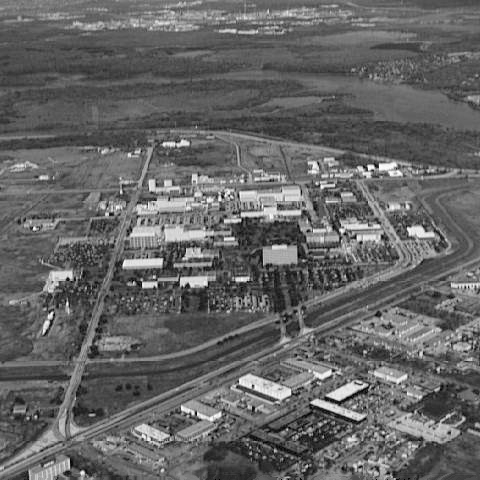
%> input picture Matlab/Turbulance/Turb.tif, 480 x 480 px
$ octave Main_Turbulance.m   (GNU Octave 9; MATLAB toolbox functions it lacks are replaced by stand-ins)
%> lines starting %> are read from the running program, lines starting %| are printed output that depends on the picture
close all;
clear;
clc;

% Main function
function imageRestoration()
    % Inputs
    [K1, K2, R1, R2, R3, n, inputImage, M, N] = getInputs();
%> the answer given: 0.001, 0.0025, [40 20], [70 50], [140 85], 10
%> in getInputs, inputImage is the input picture: size 480x480 uint8; min 0, max 254, mean 101.2
%> K1 = 0.001; K2 = 0.0025; R1 = [40 20]; R2 = [70 50]; R3 = [140 85]; n = 10; M = 480; N = 480

    % Atmospheric Turbulence
    H1 = applyTurbulenceNoise(K1, M, N);
%> in applyTurbulenceNoise, `H = zeros(M, N);`: H: size 480x480 double; every value is 0
    H2 = applyTurbulenceNoise(K2, M, N);
%> call 2 of applyTurbulenceNoise, with K = 0.0025, M = 480, N = 480
%> after the loop in applyTurbulenceNoise (call 2), `for i = 1:M`:
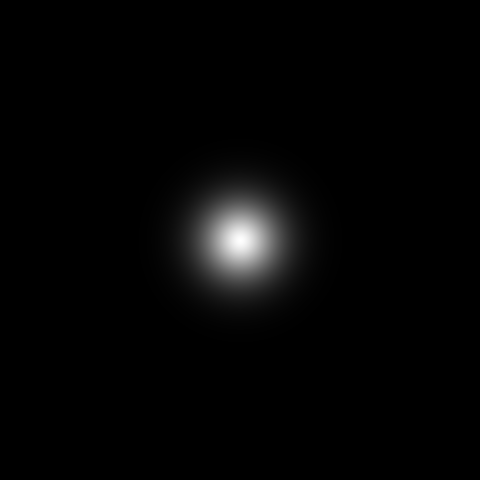
%> H: size 480x480 double; min 1.17e-18, max 1, mean 0.0199

    % Add Random Noise
    noise = 5 * randn(size(inputImage));
    noiseFreq = fft2(noise);

    % Corrupted Image
    ImFFT = fft2(inputImage);
    corruptedFreq1 = fftshift(H1) .* ImFFT + noiseFreq;
    corruptedFreq2 = fftshift(H2) .* ImFFT + noiseFreq;
    corruptedImg1 = real(ifft2(corruptedFreq1));
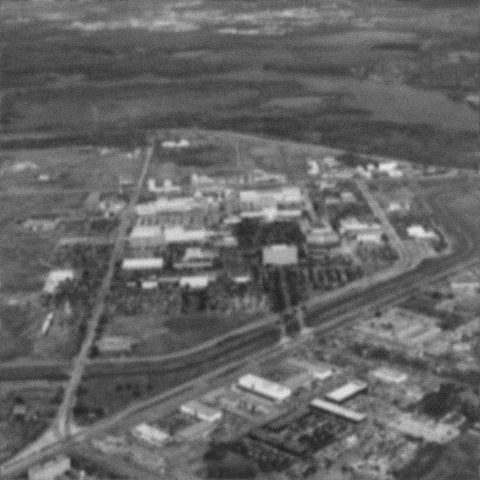
%> corruptedImg1: size 480x480 double; min 29.12, max 237.7, mean 101.2
    corruptedImg2 = real(ifft2(corruptedFreq2));

    % Restoration - Using Inverse Filter
    D1 = R1(1); D2 = R2(1); D3 = R3(1);
%> after `D1 = R1(1)`: D1 = 40
%> after `D2 = R2(1)`: D2 = 70
%> after `D3 = R3(1)`: D3 = 140
    D4 = R1(2); D5 = R2(2); D6 = R3(2);
%> after `D4 = R1(2)`: D4 = 20
%> after `D5 = R2(2)`: D5 = 50
%> after `D6 = R3(2)`: D6 = 85

    ButtF1 = buttLPF(M, N, n, D1);
    ButtF2 = buttLPF(M, N, n, D2);
    ButtF3 = buttLPF(M, N, n, D3);
%> call 3 of buttLPF, with M = 480, N = 480, n = 10, D0 = 140
%> after the loop in buttLPF (call 3), `for i = 1:M`:
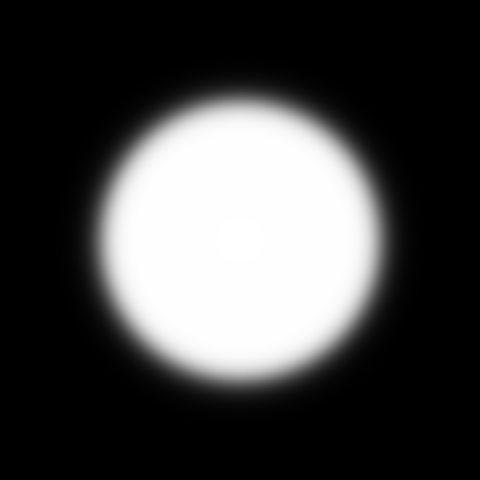
%> ButtF: size 480x480 double; min 2.03e-08, max 1, mean 0.272
    ButtF4 = buttLPF(M, N, n, D4);
    ButtF5 = buttLPF(M, N, n, D5);
    ButtF6 = buttLPF(M, N, n, D6);
%> call 6 of buttLPF, with M = 480, N = 480, n = 10, D0 = 85
%> after the loop in buttLPF (call 6), `for i = 1:M`:
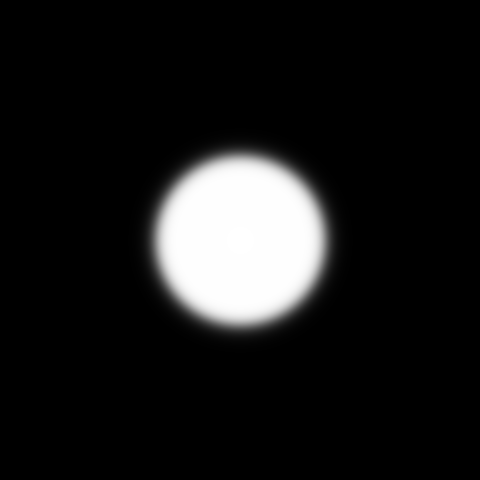
%> ButtF: size 480x480 double; min 9.42e-13, max 1, mean 0.1

    FinvFilt1 = corruptedFreq1 ./ fftshift(H1);
    FinvFilt2 = corruptedFreq2 ./ fftshift(H2);

    F1 = (corruptedFreq1 .* fftshift(ButtF1)) ./ fftshift(H1);
    F2 = (corruptedFreq1 .* fftshift(ButtF2)) ./ fftshift(H1);
    F3 = (corruptedFreq1 .* fftshift(ButtF3)) ./ fftshift(H1);
    F4 = (corruptedFreq2 .* fftshift(ButtF4)) ./ fftshift(H2);
    F5 = (corruptedFreq2 .* fftshift(ButtF5)) ./ fftshift(H2);
    F6 = (corruptedFreq2 .* fftshift(ButtF6)) ./ fftshift(H2);

    restoredInvFilt1 = real(ifft2(FinvFilt1));
    restoredInvFilt2 = real(ifft2(FinvFilt2));
    restoredImg1 = real(ifft2(F1));
    restoredImg2 = real(ifft2(F2));
    restoredImg3 = real(ifft2(F3));
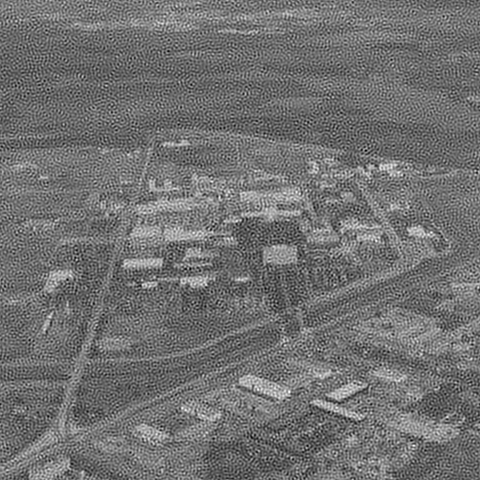
%> restoredImg3: size 480x480 double; min -120.6, max 375.6, mean 101.2; drawn with min black and max white
    restoredImg4 = real(ifft2(F4));
    restoredImg5 = real(ifft2(F5));
    restoredImg6 = real(ifft2(F6));

    % Plotting
    plotResults(inputImage, corruptedImg1, corruptedImg2, restoredInvFilt1, restoredInvFilt2, restoredImg1, restoredImg2, restoredImg3, restoredImg4, restoredImg5, restoredImg6, K1, K2, D1, D2, D3, D4, D5, D6);
end

% Function to get inputs from the user
function [K1, K2, R1, R2, R3, n, inputImage, M, N] = getInputs()
    prompt = {'K1 :', 'K2 :', 'D1 :', 'D2 :', 'D3 :', 'n :'};
    dlg_title = 'Input';
    num_lines = 1;
    def = {'0.001', '0.0025', '[40 20]', '[70 50]', '[140 85]', '10'};
    answer = inputdlg(prompt, dlg_title, num_lines, def);
    K1 = str2double(answer{1});
    K2 = str2double(answer{2});
    R1 = str2num(answer{3});
    R2 = str2num(answer{4});
    R3 = str2num(answer{5});
    n = str2double(answer{6});
    inputImage = imread('Turb.tif');
    [M, N] = size(inputImage);
end

% Function to apply turbulence noise
function H = applyTurbulenceNoise(K, M, N)
    H = zeros(M, N);
    for i = 1:M
        for j = 1:N
            D = ((i - floor(M / 2) - 1)^2 + (j - floor(N / 2) - 1)^2) ^ (5 / 6);
            H(i, j) = exp(-K * D);
        end
    end
end

% Function to create Butterworth low-pass filter
function ButtF = buttLPF(M, N, n, D0)
    ButtF = zeros(M, N);
    for i = 1:M
        for j = 1:N
            D = sqrt((i - floor(M / 2) - 1)^2 + (j - floor(N / 2) - 1)^2);
            D = (D / D0) ^ (2 * n);
            ButtF(i, j) = 1 / (1 + D);
        end
    end
end

% Function to plot results
function plotResults(inputImage, corruptedImg1, corruptedImg2, restoredInvFilt1, restoredInvFilt2, restoredImg1, restoredImg2, restoredImg3, restoredImg4, restoredImg5, restoredImg6, K1, K2, D1, D2, D3, D4, D5, D6)
%> called with K1 = 0.001, K2 = 0.0025, D1 = 40, D2 = 70, D3 = 140, D4 = 20, D5 = 50, D6 = 85
    figure,
    subplot(131), imshow(uint8(inputImage)), title('Main Image');
    subplot(132), imshow(uint8(corruptedImg1), []), title(['Image + Noise and Mild Turbulence with K = ', num2str(K1)]);
    subplot(133), imshow(uint8(corruptedImg2), []), title(['Image + Noise Severe Turbulence with K = ', num2str(K2)]);

    figure,
    subplot(231), imshow(uint8(corruptedImg1), []), title(['Image with Mild Turbulence and K = ', num2str(K1)]);
    subplot(233), imshow(uint8(restoredInvFilt1), []), title('Restored Image Using Inverse Filter');
    subplot(234), imshow(uint8(restoredImg1), []), title(['Restored Image & Applying Butterworth LPF with D0 = ', num2str(D1)]);
    subplot(235), imshow(uint8(restoredImg2), []), title(['Restored Image & Applying Butterworth LPF with D0 = ', num2str(D2)]);
    subplot(236), imshow(uint8(restoredImg3), []), title(['Restored Image & Applying Butterworth LPF with D0 = ', num2str(D3)]);

    figure,
    subplot(231), imshow(uint8(corruptedImg2), []), title(['Image with Mild Turbulence and K = ', num2str(K2)]);
    subplot(233), imshow(uint8(restoredInvFilt2), []), title('Restored Image Using Inverse Filter');
%> after `imshow(uint8(restoredInvFilt2), [])`:
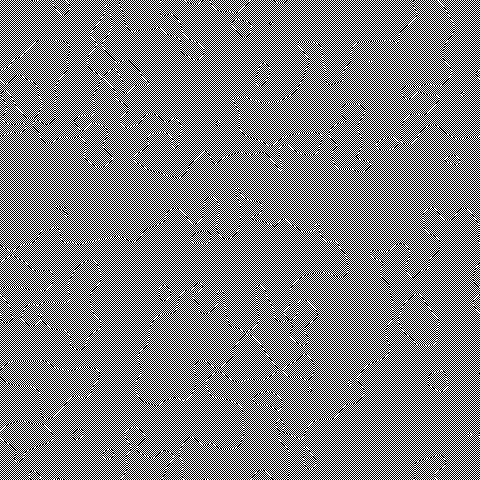
%> displayed picture: size 480x480, on the screen's scale of 0 to 255; 50% white in thin lines or dots
    subplot(234), imshow(uint8(restoredImg4), []), title(['Restored Image & Applying Butterworth LPF with D0 = ', num2str(D4)]);
    subplot(235), imshow(uint8(restoredImg5), []), title(['Restored Image & Applying Butterworth LPF with D0 = ', num2str(D5)]);
    subplot(236), imshow(uint8(restoredImg6), []), title(['Restored Image & Applying Butterworth LPF with D0 = ', num2str(D6)]);
%> after `imshow(uint8(restoredImg6), [])`:
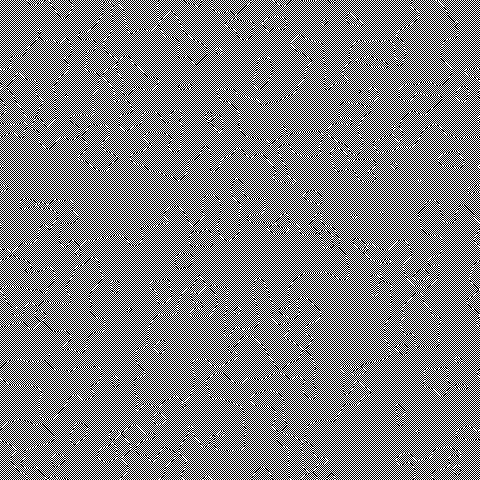
%> displayed picture: size 480x480, on the screen's scale of 0 to 255; min 0, max 255, mean 127.4
end

% Call the main function
imageRestoration();
